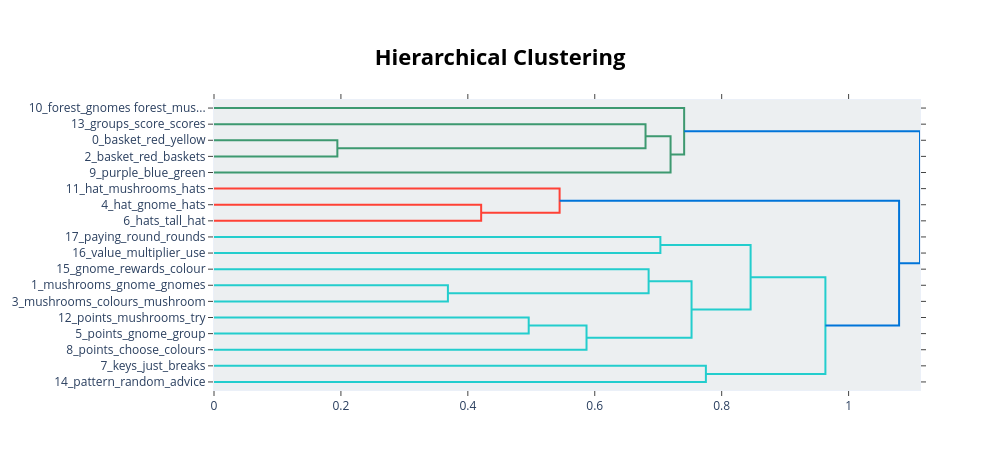

Here is the notebook cell this chart was saved with:
### Code cell
topic_model.visualize_hierarchy(top_n_topics=50)

### Figure 1 — Plotly figure (JSON) as saved in the notebook; plotly's stock layout.template omitted (floating-point values rounded to 4 significant figures)
{"data": [{"hoverinfo": "text", "marker": {"color": "rgb(61,153,112)"}, "mode": "lines", "type": "scatter", "x": [0, 0.1944, 0.1944, 0], "xaxis": "x", "y": [-25, -25, -35, -35], "yaxis": "y"}, {"hoverinfo": "text", "marker": {"color": "rgb(61,153,112)"}, "mode": "lines", "type": "scatter", "x": [0, 0.68, 0.68, 0.1944], "xaxis": "x", "y": [-15, -15, -30, -30], "yaxis": "y"}, {"hoverinfo": "text", "marker": {"color": "rgb(61,153,112)"}, "mode": "lines", "type": "scatter", "x": [0.68, 0.7195, 0.7195, 0], "xaxis": "x", "y": [-22.5, -22.5, -45, -45], "yaxis": "y"}, {"hoverinfo": "text", "marker": {"color": "rgb(61,153,112)"}, "mode": "lines", "type": "scatter", "x": [0, 0.7409, 0.7409, 0.7195], "xaxis": "x", "y": [-5, -5, -33.75, -33.75], "yaxis": "y"}, {"hoverinfo": "text", "marker": {"color": "rgb(255,65,54)"}, "mode": "lines", "type": "scatter", "x": [0, 0.421, 0.421, 0], "xaxis": "x", "y": [-65, -65, -75, -75], "yaxis": "y"}, {"hoverinfo": "text", "marker": {"color": "rgb(255,65,54)"}, "mode": "lines", "type": "scatter", "x": [0, 0.5446, 0.5446, 0.421], "xaxis": "x", "y": [-55, -55, -70, -70], "yaxis": "y"}, {"hoverinfo": "text", "marker": {"color": "rgb(35,205,205)"}, "mode": "lines", "type": "scatter", "x": [0, 0.7034, 0.7034, 0], "xaxis": "x", "y": [-85, -85, -95, -95], "yaxis": "y"}, {"hoverinfo": "text", "marker": {"color": "rgb(35,205,205)"}, "mode": "lines", "type": "scatter", "x": [0, 0.3686, 0.3686, 0], "xaxis": "x", "y": [-115, -115, -125, -125], "yaxis": "y"}, {"hoverinfo": "text", "marker": {"color": "rgb(35,205,205)"}, "mode": "lines", "type": "scatter", "x": [0, 0.6849, 0.6849, 0.3686], "xaxis": "x", "y": [-105, -105, -120, -120], "yaxis": "y"}, {"hoverinfo": "text", "marker": {"color": "rgb(35,205,205)"}, "mode": "lines", "type": "scatter", "x": [0, 0.4959, 0.4959, 0], "xaxis": "x", "y": [-135, -135, -145, -145], "yaxis": "y"}, {"hoverinfo": "text", "marker": {"color": "rgb(35,205,205)"}, "mode": "lines", "type": "scatter", "x": [0.4959, 0.587, 0.587, 0], "xaxis": "x", "y": [-140, -140, -155, -155], "yaxis": "y"}, {"hoverinfo": "text", "marker": {"color": "rgb(35,205,205)"}, "mode": "lines", "type": "scatter", "x": [0.6849, 0.7525, 0.7525, 0.587], "xaxis": "x", "y": [-112.5, -112.5, -147.5, -147.5], "yaxis": "y"}, {"hoverinfo": "text", "marker": {"color": "rgb(35,205,205)"}, "mode": "lines", "type": "scatter", "x": [0.7034, 0.8456, 0.8456, 0.7525], "xaxis": "x", "y": [-90, -90, -130, -130], "yaxis": "y"}, {"hoverinfo": "text", "marker": {"color": "rgb(35,205,205)"}, "mode": "lines", "type": "scatter", "x": [0, 0.7751, 0.7751, 0], "xaxis": "x", "y": [-165, -165, -175, -175], "yaxis": "y"}, {"hoverinfo": "text", "marker": {"color": "rgb(35,205,205)"}, "mode": "lines", "type": "scatter", "x": [0.8456, 0.9634, 0.9634, 0.7751], "xaxis": "x", "y": [-110, -110, -170, -170], "yaxis": "y"}, {"hoverinfo": "text", "marker": {"color": "rgb(0,116,217)"}, "mode": "lines", "type": "scatter", "x": [0.5446, 1.08, 1.08, 0.9634], "xaxis": "x", "y": [-62.5, -62.5, -140, -140], "yaxis": "y"}, {"hoverinfo": "text", "marker": {"color": "rgb(0,116,217)"}, "mode": "lines", "type": "scatter", "x": [0.7409, 1.113, 1.113, 1.08], "xaxis": "x", "y": [-19.38, -19.38, -101.2, -101.2], "yaxis": "y"}], "layout": {"autosize": false, "height": 470, "hoverlabel": {"bgcolor": "white", "font": {"family": "Rockwell", "size": 16}}, "hovermode": "closest", "plot_bgcolor": "#ECEFF1", "showlegend": false, "title": {"font": {"color": "Black", "size": 22}, "text": "<b>Hierarchical Clustering</b>", "x": 0.5, "xanchor": "center", "yanchor": "top"}, "width": 1000, "xaxis": {"mirror": "allticks", "rangemode": "tozero", "showgrid": false, "showline": true, "showticklabels": true, "ticks": "outside", "type": "linear", "zeroline": false}, "yaxis": {"mirror": "allticks", "range": [-180, 0], "rangemode": "tozero", "showgrid": false, "showline": true, "showticklabels": true, "tickmode": "array", "ticks": "outside", "ticktext": ["10_forest_gnomes forest_mus...", "13_groups_score_scores", "0_basket_red_yellow", "2_basket_red_baskets", "9_purple_blue_green", "11_hat_mushrooms_hats", "4_hat_gnome_hats", "6_hats_tall_hat", "17_paying_round_rounds", "16_value_multiplier_use", "15_gnome_rewards_colour", "1_mushrooms_gnome_gnomes", "3_mushrooms_colours_mushroom", "12_points_mushrooms_try", "5_points_gnome_group", "8_points_choose_colours", "7_keys_just_breaks", "14_pattern_random_advice"], "tickvals": [-5, -15, -25, -35, -45, -55, -65, -75, -85, -95, -105, -115, -125, -135, -145, -155, -165, -175], "type": "linear", "zeroline": false}}}
